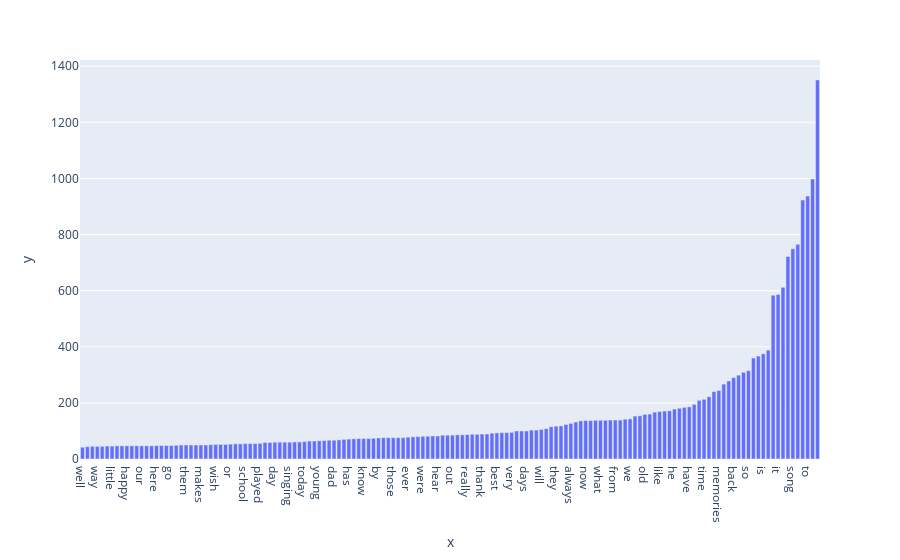

The cell this chart's notebook holds for it:
### Markdown cell above
See the top 150 words by quantity.

### Code cell
top_150_indices = np.argpartition(term_frequencies, -150)[-150:]
g = px.bar(x=count_vect.get_feature_names_out()[top_150_indices], 
            y=term_frequencies[top_150_indices])
g.show()

### Figure 1 — Plotly figure (JSON) as saved in the notebook; plotly's stock layout.template omitted (floating-point values rounded to 4 significant figures; data arrays with more than 128 entries replaced by an {"elided": "..."} marker saying what was removed)
{"data": [{"alignmentgroup": "True", "hovertemplate": "x=%{x}<br>y=%{y}<extra></extra>", "legendgroup": "", "marker": {"color": "#636efa", "pattern": {"shape": ""}}, "name": "", "offsetgroup": "", "orientation": "v", "showlegend": false, "textposition": "auto", "type": "bar", "x": {"elided": "150 str values"}, "xaxis": "x", "y": {"elided": "150 int values"}, "yaxis": "y"}], "layout": {"barmode": "relative", "legend": {"tracegroupgap": 0}, "margin": {"t": 60}, "xaxis": {"anchor": "y", "domain": [0, 1], "title": {"text": "x"}}, "yaxis": {"anchor": "x", "domain": [0, 1], "title": {"text": "y"}}}}
